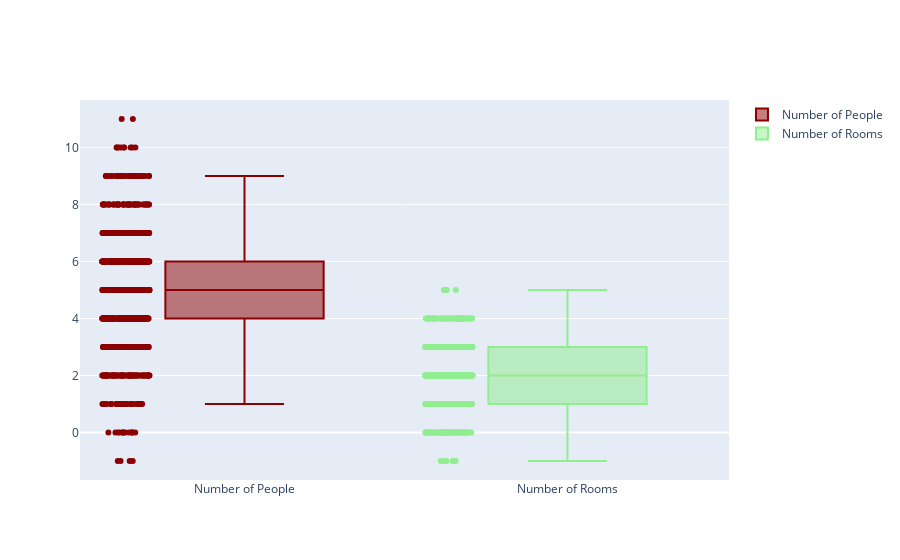

Notebook code for this chart:
### Markdown cell above
# 5. Statistical Charts
Examples of Statistical charts:
- Box plot
- Histogram
- Distplot
- Error Bars

Statistical charts are used to display descriptive information about data.

### Box Plot

### Code cell
import plotly.graph_objects as go
import numpy as np

y0 = data['num_people']
y1 = data['num_rooms']

fig = go.Figure()
fig.add_trace(go.Box(y=y0, name='Number of People',
                marker_color = 'darkred'))
fig.add_trace(go.Box(y=y1, name = 'Number of Rooms',
                marker_color = 'lightgreen'))
fig.update_traces(boxpoints='all')


fig.show()

### Figure 1 — Plotly figure (JSON) as saved in the notebook; plotly's stock layout.template omitted (floating-point values rounded to 4 significant figures; data arrays with more than 128 entries replaced by an {"elided": "..."} marker saying what was removed)
{"data": [{"boxpoints": "all", "marker": {"color": "darkred"}, "name": "Number of People", "type": "box", "y": {"elided": "1000 int values"}}, {"boxpoints": "all", "marker": {"color": "lightgreen"}, "name": "Number of Rooms", "type": "box", "y": {"elided": "1000 int values"}}], "layout": {}}
